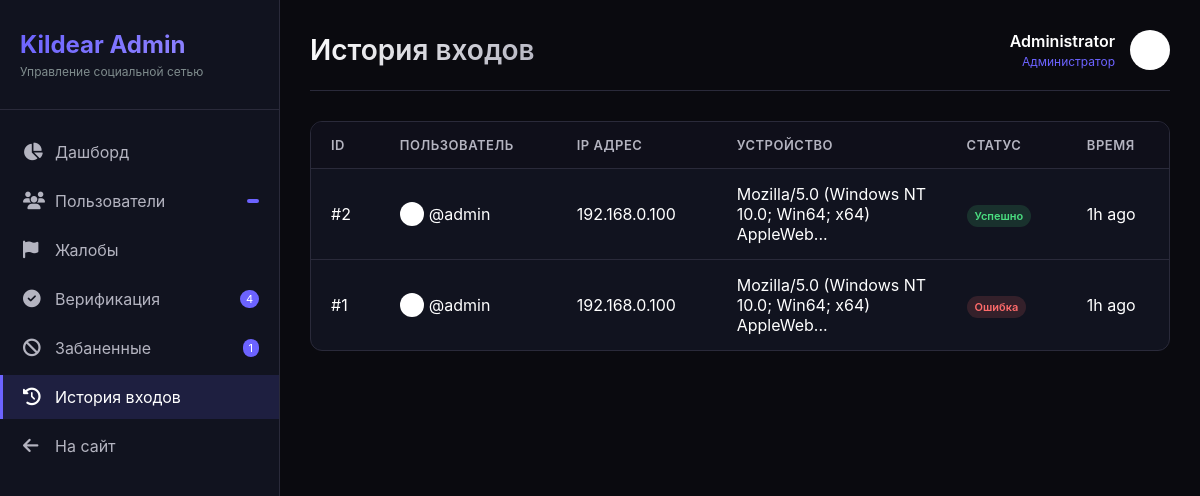
Page /admin/logs (signed in) on the committed database.
### app.py (models this page shows, shortened)
class User(UserMixin, db.Model):
    id              = db.Column(db.Integer, primary_key=True)
    username        = db.Column(db.String(40), unique=True, nullable=False)
    email           = db.Column(db.String(120), unique=True, nullable=False)
    password_hash   = db.Column(db.String(256), nullable=False)
    display_name    = db.Column(db.String(60), default="")
    bio             = db.Column(db.String(500), default="")
    avatar          = db.Column(db.String(300), default="/static/default_avatar.png")
    cover_photo     = db.Column(db.String(300), default="")
    website         = db.Column(db.String(200), default="")
    location        = db.Column(db.String(100), default="")
    accent_color    = db.Column(db.String(7), default="#6c63ff")
    is_private      = db.Column(db.Boolean, default=False)
    is_verified     = db.Column(db.Boolean, default=False)
    is_banned       = db.Column(db.Boolean, default=False)
    is_admin        = db.Column(db.Boolean, default=False)
    is_online       = db.Column(db.Boolean, default=False)
    last_seen       = db.Column(db.DateTime, default=datetime.utcnow)
    created_at      = db.Column(db.DateTime, default=datetime.utcnow)
    two_factor_enabled = db.Column(db.Boolean, default=False)
    two_factor_secret  = db.Column(db.String(32), nullable=True)
    failed_logins   = db.Column(db.Integer, default=0)
    locked_until    = db.Column(db.DateTime, nullable=True)
    posts          = db.relationship("Post", backref="author", lazy="dynamic",
                                     foreign_keys="Post.user_id")
    sent_msgs      = db.relationship("Message", backref="sender", lazy="dynamic",
                                     foreign_keys="Message.sender_id")
    recv_msgs      = db.relationship("Message", backref="receiver", lazy="dynamic",
                                     foreign_keys="Message.receiver_id")
    notifications  = db.relationship("Notification", backref="recipient", lazy="dynamic",
                                     foreign_keys="Notification.user_id")
    comments       = db.relationship("Comment", backref="author", lazy="dynamic")
    owned_groups   = db.relationship("Group", backref="owner", lazy="dynamic")
    owned_channels = db.relationship("Channel", backref="owner", lazy="dynamic")
    login_history  = db.relationship("LoginHistory", backref="user", lazy="dynamic")
    blocked_users = db.relationship(
        "User", secondary=blocks,
        primaryjoin=blocks.c.blocker_id == id,
        secondaryjoin=blocks.c.blocked_id == id,
        backref=db.backref("blocked_by", lazy="dynamic"),
        lazy="dynamic",
    )
    following = db.relationship(
        "User", secondary=follows,
        primaryjoin=follows.c.follower_id == id,
        secondaryjoin=follows.c.followed_id == id,
        backref=db.backref("followers", lazy="dynamic"),
        lazy="dynamic",
    )

class LoginHistory(db.Model):
    id          = db.Column(db.Integer, primary_key=True)
    user_id     = db.Column(db.Integer, db.ForeignKey("user.id"), nullable=True)
    ip_address  = db.Column(db.String(45), nullable=False)
    user_agent  = db.Column(db.String(200))
    location    = db.Column(db.String(100))
    success     = db.Column(db.Boolean, default=True)
    created_at  = db.Column(db.DateTime, default=datetime.utcnow)

### app.py (the view)
@app.route("/admin/logs")
@login_required
@admin_required
def admin_logs():
    page = request.args.get("page", 1, type=int)
    logs = LoginHistory.query.order_by(LoginHistory.created_at.desc())\
                       .paginate(page=page, per_page=50)
    return render_template("admin/logs.html", logs=logs)

### app.py (called while the page is built, shortened)
def _get_client_ip() -> str:
    forwarded = request.headers.get('X-Forwarded-For', '')
    real_ip = request.headers.get('X-Real-IP', '')
    if real_ip:
        try:
            ip_address(real_ip)
            return real_ip
        except (ValueError, AddressValueError):
            pass
    return request.remote_addr or '0.0.0.0'

@app.before_request
def before_request_hook():
    ip = _get_client_ip()
    g.client_ip = ip
    security.track_concurrent(ip, +1)
    allowed, status = security.process_request(request)

@app.template_filter('timeago')
def timeago_filter(date):
    if not date:
        return 'recently'
    diff = datetime.utcnow() - date
    if diff.days > 365:   return f"{diff.days // 365}y ago"
    if diff.days > 30:    return f"{diff.days // 30}mo ago"
    if diff.days > 0:     return f"{diff.days}d ago"
    if diff.seconds > 3600: return f"{diff.seconds // 3600}h ago"
    if diff.seconds > 60: return f"{diff.seconds // 60}m ago"
    return "just now"

def admin_required(f):
    @wraps(f)
    def decorated(*args, **kwargs):
        if not current_user.is_authenticated or not current_user.is_admin:
            abort(403)
        return f(*args, **kwargs)
    return decorated

@login_mgr.user_loader
def load_user(user_id):
    return db.session.get(User, int(user_id))

    def _is_trusted(self, ip_str: str) -> bool:
        try:
            addr = ip_address(ip_str)
            return any(addr in net for net in self.TRUSTED_NETWORKS)
        except (ValueError, AddressValueError):
            return False

    def track_concurrent(self, ip: str, delta: int):
        self._concurrent[ip] += delta
        if self._concurrent[ip] > 50:
            self._temp_ban(ip, f"connection flood ({self._concurrent[ip]} concurrent)")

    def process_request(self, req) -> tuple[bool, int]:
        ip = _get_client_ip()
        if self._is_trusted(ip):
            return True, 200

### templates/admin/logs.html (shortened to what this page needs)
{% extends "admin/base_admin.html" %}
{% block header %}История входов{% endblock %}
{% block content %}
<div class="admin-table-container">
    <table class="admin-table">
        <thead>
            <tr>
                <th>ID</th>
                <th>Пользователь</th>
                <th>IP адрес</th>
                <th>Устройство</th>
                <th>Статус</th>
                <th>Время</th>
            </tr>
        </thead>
        <tbody>
            {% for log in logs.items %}
            <tr>
                <td>#{{ log.id }}</td>
                <td>
                    {% if log.user %}
                    <div style="display: flex; align-items: center; gap: 5px;">
                        <img src="{{ log.user.avatar or '/static/default_avatar.png' }}" style="width: 24px; height: 24px; border-radius: 50%;">
                        <span>@{{ log.user.username }}</span>
                    </div>
                    {% else %}
                    <span class="badge badge-danger">Удален</span>
                    {% endif %}
                </td>
                <td>{{ log.ip_address }}</td>
                <td style="max-width: 200px;">{{ log.user_agent[:50] }}...</td>
                <td>
                    {% if log.success %}
                    <span class="badge badge-success">Успешно</span>
                    {% else %}
                    <span class="badge badge-danger">Ошибка</span>
                    {% endif %}
                </td>
                <td>{{ log.created_at|timeago }}</td>
            </tr>
            {% endfor %}
        </tbody>
    </table>
</div>
{% endblock %}

### templates/admin/base_admin.html (shortened to what this page needs)
<!DOCTYPE html>
<html lang="ru">
<head>
    <link rel="stylesheet" href="https://cdnjs.cloudflare.com/ajax/libs/font-awesome/6.4.0/css/all.min.css">
</head>
<body>
    <div class="admin-layout">
        <div class="admin-sidebar">
            <div class="admin-logo">
                <h2>Kildear Admin</h2>
                <p>Управление социальной сетью</p>
            </div>
            <ul class="admin-nav">
                <li class="admin-nav-item">
                    <a href="{{ url_for('admin_dashboard') }}" class="admin-nav-link {% if request.endpoint == 'admin_dashboard' %}active{% endif %}">
                        <i class="fa-solid fa-chart-pie"></i>
                        <span>Дашборд</span>
                    </a>
                </li>
                <li class="admin-nav-item">
                    <a href="{{ url_for('admin_users') }}" class="admin-nav-link {% if request.endpoint == 'admin_users' %}active{% endif %}">
                        <i class="fa-solid fa-users"></i>
                        <span>Пользователи</span>
                        <span class="admin-badge">{{ stats.total_users if stats else 0 }}</span>
                    </a>
                </li>
                <li class="admin-nav-item">
                    <a href="{{ url_for('admin_reports') }}" class="admin-nav-link {% if request.endpoint == 'admin_reports' %}active{% endif %}">
                        <i class="fa-solid fa-flag"></i>
                        <span>Жалобы</span>
                    </a>
                </li>
                <li class="admin-nav-item">
                    <a href="{{ url_for('admin_verification') }}" class="admin-nav-link {% if request.endpoint == 'admin_verification' %}active{% endif %}">
                        <i class="fa-solid fa-check-circle"></i>
                        <span>Верификация</span>
                        {% if stats and stats.pending_verification %}
                        <span class="admin-badge">{{ stats.pending_verification }}</span>
                        {% endif %}
                    </a>
                </li>
                <li class="admin-nav-item">
                    <a href="{{ url_for('admin_banned') }}" class="admin-nav-link {% if request.endpoint == 'admin_banned' %}active{% endif %}">
                        <i class="fa-solid fa-ban"></i>
                        <span>Забаненные</span>
                        {% if stats and stats.banned_users %}
                        <span class="admin-badge">{{ stats.banned_users }}</span>
                        {% endif %}
                    </a>
                </li>
                <li class="admin-nav-item">
                    <a href="{{ url_for('admin_logs') }}" class="admin-nav-link {% if request.endpoint == 'admin_logs' %}active{% endif %}">
                        <i class="fa-solid fa-history"></i>
                        <span>История входов</span>
                    </a>
                </li>
                <li class="admin-nav-item">
                    <a href="{{ url_for('index') }}" class="admin-nav-link">
                        <i class="fa-solid fa-arrow-left"></i>
                        <span>На сайт</span>
                    </a>
                </li>
            </ul>
        </div>
        <div class="admin-main">
            <div class="admin-header">
                <h1>{% block header %}Панель управления{% endblock %}</h1>
                <div class="admin-user">
                    <div class="admin-user-info">
                        <div class="admin-user-name">{{ current_user.display_name or current_user.username }}</div>
                        <div class="admin-user-role">Администратор</div>
                    </div>
                    <img src="{{ current_user.avatar or '/static/default_avatar.png' }}" alt="Admin">
                </div>
            </div>
            {% block content %}{% endblock %}
        </div>
    </div>
</body>
</html>

### templates/admin/base_admin.html (style rules this page uses)
* { margin: 0; padding: 0; box-sizing: border-box; }
body { font-family: -apple-system, BlinkMacSystemFont, 'Segoe UI', Roboto, Oxygen, Ubuntu, sans-serif; background: #0a0a0f; color: #fff; }
.admin-layout { display: flex; min-height: 100vh; }
.admin-sidebar { width: 280px; background: #11131f; border-right: 1px solid #2a2a3a; padding: 30px 0; position: fixed; height: 100vh; overflow-y: auto; }
.admin-logo { padding: 0 20px 30px; border-bottom: 1px solid #2a2a3a; margin-bottom: 20px; }
.admin-logo h2 { font-size: 24px; font-weight: 700; background: linear-gradient(135deg, #6c63ff, #9b8fff); -webkit-background-clip: text; -webkit-text-fill-color: transparent; }
.admin-logo p { color: #7f8c8d; font-size: 12px; margin-top: 5px; }
.admin-nav { list-style: none; }
.admin-nav-item { margin: 5px 0; }
.admin-nav-link { display: flex; align-items: center; gap: 12px; padding: 12px 20px; color: #b4b4c0; text-decoration: none; transition: all 0.2s; border-left: 3px solid transparent; }
.admin-nav-link.active { background: rgba(108, 99, 255, 0.15); color: #fff; border-left-color: #6c63ff; }
.admin-nav-link i { width: 20px; font-size: 1.1rem; }
.admin-badge { margin-left: auto; background: #6c63ff; color: white; font-size: 11px; padding: 2px 6px; border-radius: 10px; }
.admin-main { flex: 1; margin-left: 280px; padding: 30px; }
.admin-header { display: flex; justify-content: space-between; align-items: center; margin-bottom: 30px; padding-bottom: 20px; border-bottom: 1px solid #2a2a3a; }
.admin-header h1 { font-size: 28px; font-weight: 600; background: linear-gradient(135deg, #fff, #b4b4c0); -webkit-background-clip: text; -webkit-text-fill-color: transparent; }
.admin-user { display: flex; align-items: center; gap: 15px; }
.admin-user img { width: 40px; height: 40px; border-radius: 50%; object-fit: cover; }
.admin-user-info { text-align: right; }
.admin-user-name { font-weight: 600; margin-bottom: 3px; }
.admin-user-role { font-size: 12px; color: #6c63ff; }
.admin-table-container { background: #11131f; border: 1px solid #2a2a3a; border-radius: 12px; overflow: hidden; margin-bottom: 30px; }
.admin-table { width: 100%; border-collapse: collapse; }
.admin-table th { text-align: left; padding: 15px 20px; background: #0f0f1a; color: #b4b4c0; font-weight: 600; font-size: 13px; text-transform: uppercase; letter-spacing: 0.5px; }
.admin-table td { padding: 15px 20px; border-top: 1px solid #2a2a3a; color: #fff; }
.badge { padding: 4px 8px; border-radius: 20px; font-size: 11px; font-weight: 600; }
.badge-success { background: rgba(74, 222, 128, 0.15); color: #4ade80; }
.badge-danger { background: rgba(255, 107, 107, 0.15); color: #ff6b6b; }

### rows in the picture
User: display_name "Administrator", avatar (placeholder picture)
LoginHistory: id "2", user (placeholder picture), user.username "admin", ip_address "192.168.0.100", user_agent "Mozilla/5.0 (Windows NT 10.0; Win64; x64) AppleWeb", success "Успешно", created_at "1h ago"
LoginHistory: id "1", user (placeholder picture), user.username "admin", ip_address "192.168.0.100", user_agent "Mozilla/5.0 (Windows NT 10.0; Win64; x64) AppleWeb", success "Ошибка", created_at "1h ago"

### other values in the picture
{{ stats.pending_verification }} "4"
{{ stats.banned_users }} "1"
